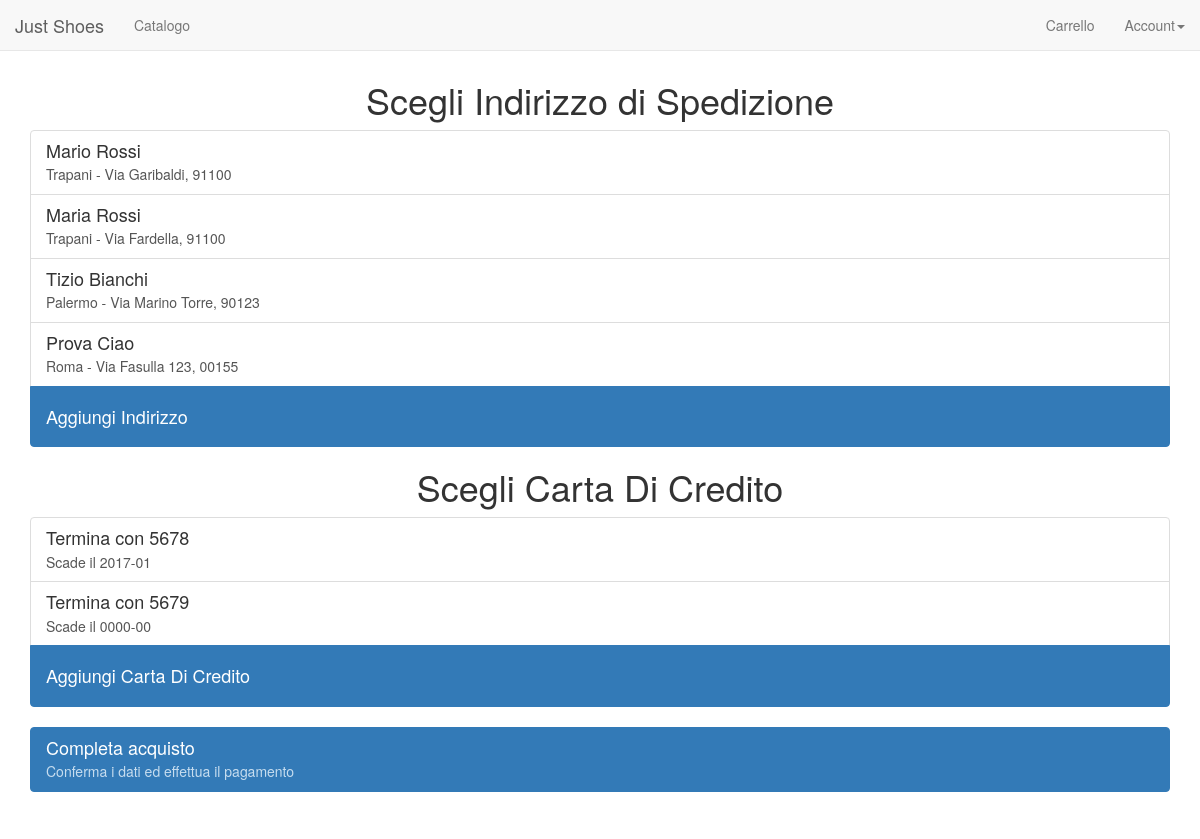
The app's page /shop/acquisto.php (signed in) with its own data.
### tables this page shows
CREATE TABLE `Indirizzo` (
  `id_indirizzo` int(10) NOT NULL,
  `id_utente` int(10) DEFAULT NULL,
  `nome` varchar(100) DEFAULT NULL,
  `citta` varchar(50) DEFAULT NULL,
  `via` varchar(50) DEFAULT NULL,
  `CAP` char(5) DEFAULT NULL,
  `altro` varchar(100) DEFAULT NULL
);

CREATE TABLE `Carta_Di_Credito` (
  `id_carta` int(10) NOT NULL,
  `id_utente` int(11) NOT NULL,
  `numero_carta` char(16) DEFAULT NULL,
  `scadenza` date DEFAULT NULL
);

### shop/acquisto.php (the view, shortened to what this page needs)
<?php
  include_once("../config.php");
  include_once("../header.php");
?>
  <div class="container" >
    <h1 align="center">Scegli Indirizzo di Spedizione</h1>
    <div class="list-group">
      <?php
      $indirizzi = $mysqli->query("SELECT * FROM Indirizzo WHERE id_utente=$_SESSION[id_utente]");
      while($indirizzo = $indirizzi->fetch_array(MYSQLI_ASSOC)){
        echo '<a onclick="scegliIndirizzo('.$indirizzo["id_indirizzo"].')" class="list-group-item indirizzo" style="cursor: pointer;">
                <h4 class="list-group-item-heading">'.$indirizzo["nome"].'</h4>
                <p class="list-group-item-text">'.$indirizzo["citta"].' - '.$indirizzo["via"].', '.$indirizzo["CAP"].'</p>
                <input id="ind'.$indirizzo["id_indirizzo"].'" value="'.$indirizzo["id_indirizzo"].'" class="hidden">
              </a>';
      }
      ?>
      <a href="http://localhost/JustShoes/cliente/indirizzo-add.php" class="list-group-item active">
        <h4>Aggiungi Indirizzo</h4>
      </a>
    </div>
    <h1 align="center">Scegli Carta Di Credito</h1>
    <div class="list-group">
      <?php
      $carte = $mysqli->query("SELECT * FROM Carta_Di_Credito WHERE id_utente=$_SESSION[id_utente]");
      while($carta = $carte->fetch_array(MYSQLI_ASSOC)){
        echo '<a onclick="scegliCarta('.$carta["id_carta"].')" class="list-group-item carta" style="cursor: pointer;">
                <h4 class="list-group-item-heading">Termina con '.substr($carta["numero_carta"],12).'</h4>
                <p class="list-group-item-text">Scade il '.substr($carta["scadenza"],0,7).'</p>
                <input id="card'.$carta["id_carta"].'" value="'.$carta["id_carta"].'" class="hidden">
              </a>';
      }
      ?>
      <a href="http://localhost/JustShoes/cliente/carta-add.php" class="list-group-item active">
        <h4>Aggiungi Carta Di Credito</h4>
      </a>
    </div>
    <div class="list-group">
      <a href="#" onclick="procediPagamento()" class="list-group-item active">
        <h4 class="list-group-item-heading">Completa acquisto</h4>
        <p class="list-group-item-text">Conferma i dati ed effettua il pagamento</p>
      </a>
    </div>
  </div>

### records on screen
indirizzo: nome "Mario Rossi", citta "Trapani", via "Via Garibaldi", CAP "91100"
indirizzo: nome "Maria Rossi", citta "Trapani", via "Via Fardella", CAP "91100"
indirizzo: nome "Tizio Bianchi", citta "Palermo", via "Via Marino Torre", CAP "90123"
indirizzo: nome "Prova Ciao", citta "Roma", via "Via Fasulla 123", CAP "00155"
carta_di_credito: numero_carta "5678", scadenza "2017-01"
carta_di_credito: numero_carta "5679", scadenza "0000-00"
